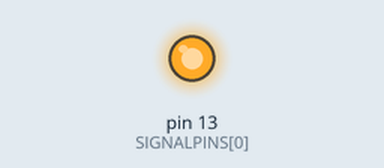
Simulated run of this sketch. Board: Arduino Uno, built with avr-gcc and run on an emulated ATmega328P. Shown: output pins drawn as LEDs (lit = HIGH).

Above: at 0.8 s.
At 2.55 s:
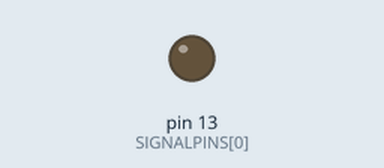
Timing chart, 0 to 3.0 s (numbered marks = the images above):
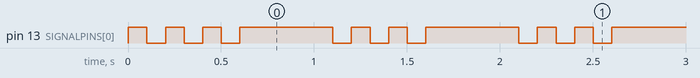

The sketch:

ArduinoStatusLED.ino
```cpp
/* This sketch is an example of how to use one single LED to represent several status situations


*/
const int ON = 1;
const int OFF = 0;

const int NUMBEROFPINS = 1;
const int SIGNALPINS[NUMBEROFPINS] = {13};
byte ledStatus[NUMBEROFPINS];         // keep track if LED is ON or OFF

const int CYCLE = 1000;               //one cycle takes 1000 ms
const int MAXBLINKPATTERN = 8;        // maximum number of 1 0 situations during one cycle
const int BLINKPATTERN [NUMBEROFPINS][MAXBLINKPATTERN] = {  //remember we start with LED ON
  {100, 200, 300, 400, 500, 600, 1000, 1000}
};

int nextBlinkPattern[NUMBEROFPINS];   // keep record for each pin what the next time period in BLINKPATTERN is

void setup() {
  for (int i = 0; i < NUMBEROFPINS; i++)
  {
    pinMode(SIGNALPINS[i], OUTPUT);
  };
  Serial.begin(9600);
}

unsigned long previousMillis = 0;

void loop() {
  for (int i = 0; i < NUMBEROFPINS; i++)
  {
    ledStatus[i] = ON;                          //start with all lED's on
    digitalWrite(SIGNALPINS[i], ledStatus[i]);  //set LED
    nextBlinkPattern[i] = 0;                    //start at beginning of BLINKPATTERN for each LED
  }
  unsigned long currentMillis = millis();
  while (previousMillis + CYCLE > currentMillis) {
    for (int i = 0; i < NUMBEROFPINS; i++)  //walk through all lED's
    {
      if (previousMillis + BLINKPATTERN[i][nextBlinkPattern[i]] < currentMillis) {  //time to flip?
        /*Serial.println(previousMillis);
        Serial.print("nextBlinkPattern[i] ");
        Serial.println(nextBlinkPattern[i]);
        Serial.println(BLINKPATTERN[i][nextBlinkPattern[i]]);
        Serial.print(""
        Serial.println(currentMillis);
        Serial.println();*/
        ledStatus[i] = (ledStatus[i] == ON) ? OFF : ON;   // invert LED
        digitalWrite(SIGNALPINS[i], ledStatus[i]);        // set lED
        nextBlinkPattern[i] = nextBlinkPattern[i] + 1;    // skip nextBlinkPattern to next period
      }
    }
    currentMillis = millis(); // check if time has advanced
  }
  previousMillis = currentMillis;
}
```

Measured:
- by itself, pin 13 (SIGNALPINS[0]): repeats every 1.0 s: 2 × (LOW 0.10 s, HIGH 0.10 s), LOW 0.10 s, HIGH 0.50 s
- by itself, everything shown: repeats every 1.0 s, in 6 steps
